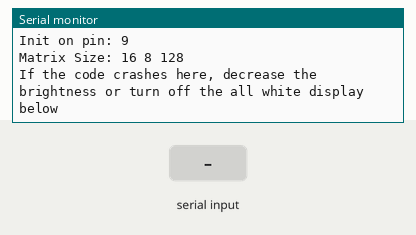
A sketch run on a simulated Arduino Mega 2560, built with avr-gcc and run on an emulated ATmega2560. Parts: the last lines printed to the serial monitor. Inputs (shaded band) come from the test bench.

Above: at 2.2 s.
2.3 s: "1" received over the second serial link
At 2.9 s:
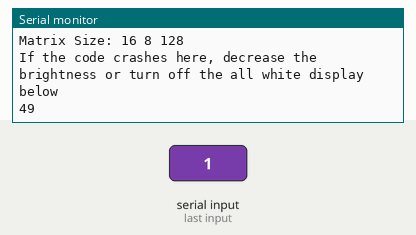
3.8 s: "0" received over the second serial link
At 5.0 s:
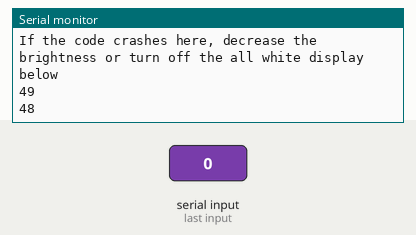
5.3 s: "2" received over the second serial link
At 6.5 s:
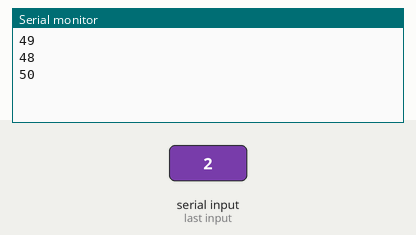

The sketch:

matrix_fastled_test_0.3.ino
```cpp
#include <Adafruit_GFX.h>
#include <FastLED_NeoMatrix.h>
#include <FastLED.h>
#include "colors.h" //цвета

//подключение массивов картинок
#include "SMILE.h"
#include "dvizh.h"
#include "SAD.h"
#include "angry.h"
#include "default.h"

#define PIN 9 //matrix connection pin
#define mw 16 // ширина
#define mh 8 // высота
#define NUMMATRIX (mw*mh) //количество светодиодов в матрице
// Max is 255, 32 is a conservative value to not overload
// a USB power supply (500mA) for 12x12 pixels.
#define BRIGHTNESS 16 //яркость
#define DISABLE_WHITE //для заполнения белым при старте - закомментировать//дла выключения - закомментировать
CRGB leds[NUMMATRIX];
// Define matrix width and height.
FastLED_NeoMatrix *matrix = new FastLED_NeoMatrix(leds, mw, mh,
    NEO_MATRIX_TOP     + NEO_MATRIX_RIGHT +
    NEO_MATRIX_ROWS + NEO_MATRIX_ZIGZAG);

void setup() {
  // Time for serial port to work?
  delay(1000);
  Serial.begin(9600);
  Serial.print("Init on pin: ");
  Serial.println(PIN);
  Serial.print("Matrix Size: ");
  Serial.print(mw);
  Serial.print(" ");
  Serial.print(mh);
  Serial.print(" ");
  Serial.println(NUMMATRIX);

  Serial1.begin(9600);

  FastLED.addLeds<NEOPIXEL, PIN>(leds, NUMMATRIX  ).setCorrection(TypicalLEDStrip);


  matrix->begin();
  matrix->setTextWrap(false);
  matrix->setBrightness(BRIGHTNESS);
  Serial.println("If the code crashes here, decrease the brightness or turn off the all white display below");
  // Test full bright of all LEDs. If brightness is too high
  // for your current limit (i.e. USB), decrease it.
  //#define DISABLE_WHITE
#ifndef DISABLE_WHITE
  matrix->fillScreen(LED_WHITE_HIGH);
  matrix->show();
  delay(100);
  matrix->clear();
#endif
}

int condition = 0;

void loop() {
  // clear the screen after X bitmaps have been displayed and we
  // loop back to the top left corner
  // 8x8 => 1, 16x8 => 2, 17x9 => 6
  static uint8_t pixmap_count = ((mw + 7) / 8) * ((mh + 7) / 8);

  int bmx = 0, bmy = 0;
  matrix->fillRect(bmx, bmy, bmx + 16, bmy + 8, LED_BLACK); //очистка матрицы
  //matrix->drawBitmap();
  /*!
    @brief   Draw a PROGMEM-resident 16-bit image (RGB 5/6/5) at the specified
    (x,y) position. For 16-bit display devices; no color reduction performed.
    @param    x   Top left corner x coordinate
    @param    y   Top left corner y coordinate
    @param    bitmap  byte array with 16-bit color bitmap
    @param    w   Width of bitmap in pixels
    @param    h   Height of bitmap in pixels
  */
  //drawRGBBitmap(x координата верхнего левого угла,y координата верхнего левого угла, bitmap byte массив 16бит цветной, ширина в пикселях, высота в пикселях)
  /*    matrix->drawRGBBitmap(0, 0, (const uint16_t *) smile, 16, 8);
      matrix->show();
      delay(3000);
      matrix->drawRGBBitmap(0, 0, (const uint16_t *) sad, 16, 8);
      matrix->show();
      delay(3000);
      matrix->drawRGBBitmap(0, 0, (const uint16_t *) angry, 16, 8);
      matrix->show();
      delay(3000);*/
  if (Serial1.available() > 0)
  {
      condition = Serial1.read();
      switch (condition)
      {
        case 1: matrix->drawRGBBitmap(0, 0, (const uint16_t *) default_bitmap, 16, 8); matrix->show(); break;
        case 3: matrix->drawRGBBitmap(0, 0, (const uint16_t *) sad, 16, 8); matrix->show(); break;
        case 5: matrix->drawRGBBitmap(0, 0, (const uint16_t *) angry, 16, 8); matrix->show(); break;
        case 7: matrix->clear();  matrix->show(); break;
        default: break;
      }
      Serial.println(condition);
  }
  /*matrix->drawRGBBitmap(0, 0, (const uint16_t *) sad, 16, 8);
    matrix->show();*/
  /* matrix->drawRGBBitmap(0, 0, (const uint16_t *) dvizh, 16, 8);
    matrix->show();
    delay(1000);*/

}
```

SAD.h
```cpp
// Generated by   : ImageConverter 565 Online
// Generated from : pixelart1.png
// Time generated : Sun, 10 Apr 22 15:52:09 +0200  (Server timezone: CET)
// Image Size     : 20x8 pixels
// Memory usage   : 320 bytes


#if defined(__AVR__)
    #include <avr/pgmspace.h>
#elif defined(__PIC32MX__)
    #define PROGMEM
#elif defined(__arm__)
    #define PROGMEM
#endif

const unsigned short sad[128] PROGMEM={

0x0000, 0x0000, 0x0000, 0x0000, 0x0000, 0x0000, 0x0000, 0x0000, 0x0000, 0x0000, 0x0000, 0x0000, 0x0000, 0x0000, 0x0000, 0x0000,
0x0000, 0x0000, 0x0000, 0x0000, 0000, 0x0000, 0x0000, 0x0000, 0x0000, 0x0000, 0x0000, 0x0000, 0x0000, 0x0000, 0x0000, 0x0000,
0x0000, 0x0000, 0x0000, 0x0000, 0x0000, 0x0000, 0x0000, 0x0000, 0x0000, 0x0000, 0x0000, 0x0000, 0x0000, 0x0000, 0x0000, 0x0000,
0x0000, 0x0000, 0x0000, 0x0000,0x0000, 0x0000,0xF020,0xF020, 0xF020,0xF020, 0x0000, 0x0000, 0x0000, 0x0000, 0x0000, 0x0000,
0x0000, 0x0000, 0x0000, 0x0000, 0x0000, 0xF020, 0xF020, 0xF020, 0xF020, 0xF020, 0xF020, 0x0000, 0x0000, 0x0000, 0x0000, 0x0000,
0x0000, 0x0000, 0x0000, 0x0000, 0xF020,  0xF020, 0x0000, 0x0000, 0x00000, 0x0000,0xF020, 0xF020, 0x0000, 0x0000, 0x0000, 0x0000,
0x0000, 0x0000, 0x0000, 0x0000, 0x0000, 0x0000, 0x0000, 0x0000, 0x0000, 0x0000, 0x0000, 0x0000, 0x0000, 0x0000, 0x0000, 0x0000,
0x0000, 0x0000, 0x0000, 0x0000, 0x0000, 0x0000, 0x0000, 0x0000, 0x0000, 0x0000, 0x0000, 0x0000, 0x0000, 0x0000, 0x0000, 0x0000,
};
```

SMILE.h
```cpp
/// Generated by   : ImageConverter 565 Online
// Generated from : newpixel.png
// Time generated : Sat, 09 Apr 22 20:13:56 +0200  (Server timezone: CET)
// Image Size     : 16x8 pixels
// Memory usage   : 256 bytes


#if defined(__AVR__)
    #include <avr/pgmspace.h>
#elif defined(__PIC32MX__)
  #define PROGMEM
#elif defined(__arm__)
    #define PROGMEM
#endif


const unsigned short smile[128] PROGMEM={

0x0000, 0x0000, 0x0000, 0x0000, 0x0000, 0x0000, 0x0000, 0x0000, 0x0000, 0x0000, 0x0000, 0x0000, 0x0000, 0x0000, 0x0000, 0x0000,
0x0000, 0x0000, 0x0000, 0x0000, 0000, 0x0000, 0x0000, 0x0000, 0x0000, 0x0000, 0x0000, 0x0000, 0x0000, 0x0000, 0x0000, 0x0000,
0x0000, 0x0000, 0x0000, 0x0000, 0x0000, 0x0000, 0x0000, 0x0000, 0x0000, 0x0000, 0x0000, 0x0000, 0x0000, 0x0000, 0x0000, 0x0000,
0x0000, 0x0000, 0x0000, 0x0000, 0xF020, 0xF020, 0xF020, 0xF020, 0xF020, 0xF020, 0xF020, 0xF020, 0x0000, 0x0000, 0x0000, 0x0000,
0x0000, 0x0000, 0x0000, 0x0000, 0x0000, 0xF020, 0xF020, 0xF020, 0xF020, 0xF020, 0xF020, 0x0000, 0x0000, 0x0000, 0x0000, 0x0000,
0x0000, 0x0000, 0x0000, 0x0000, 0x0000, 0x0000, 0xF020, 0xF020, 0xF020, 0xF020, 0x0000, 0x0000, 0x0000, 0x0000, 0x0000, 0x0000,
0x0000, 0x0000, 0x0000, 0x0000, 0x0000, 0x0000, 0x0000, 0x0000, 0x0000, 0x0000, 0x0000, 0x0000, 0x0000, 0x0000, 0x0000, 0x0000,
0x0000, 0x0000, 0x0000, 0x0000, 0x0000, 0x0000, 0x0000, 0x0000, 0x0000, 0x0000, 0x0000, 0x0000, 0x0000, 0x0000, 0x0000, 0x0000,
};
```

angry.h
```cpp
// Generated by   : ImageConverter 565 Online
// Generated from : pixelart1.png
// Time generated : Sun, 10 Apr 22 15:52:09 +0200  (Server timezone: CET)
// Image Size     : 20x8 pixels
// Memory usage   : 320 bytes


#if defined(__AVR__)
#include <avr/pgmspace.h>
#elif defined(__PIC32MX__)
#define PROGMEM
#elif defined(__arm__)
#define PROGMEMu
#endif
const unsigned short angry[128] PROGMEM = {

  0x0000, 0x0000, 0x0000, 0x0000, 0x0000, 0x0000, 0x0000, 0x0000, 0x0000, 0x0000, 0x0000, 0x0000, 0x0000, 0x0000, 0x0000, 0x0000,
  0x0000, 0x0000, 0x0000, 0x0000, 0x0000, 0x0000, 0x0000, 0x00000, 0x0000, 0x0000, 0x0000, 0x0000, 0x0000, 0x0000, 0x0000, 0x0000,
  0x0000, 0x0000, 0x0000, 0x0000, 0x0000, 0x0000, 0x0000, 0x0000, 0x0000, 0x0000, 0x0000, 0x0000, 0x0000, 0x0000, 0x0000, 0x0000,
  0x0000, 0x0000, 0x0000, 0x0000, 0x0000, 0xF020, 0x0000, 0xF020, 0x0000, 0xF020, 0x0000, 0x0000, 0x0000, 0x0000, 0x0000, 0x0000,
  0x0000, 0x0000, 0x0000, 0x0000, 0xF020, 0x0000, 0xF020, 0x0000, 0xF020, 0x0000, 0xF020, 0x0000, 0x0000, 0x0000, 0x0000, 0x0000,
  0x0000, 0x0000, 0x0000, 0x0000, 0x0000, 0x0000, 0x0000, 0x0000, 0x0000, 0x0000, 0x0000, 0x0000, 0x0000, 0x0000, 0x0000, 0x0000,
  0x0000, 0x0000, 0x0000, 0x0000, 0x0000, 0x0000, 0x0000, 0x0000, 0x0000, 0x0000, 0x0000, 0x0000, 0x0000, 0x0000, 0x0000, 0x0000,
  0x0000, 0x0000, 0x0000, 0x0000, 0x0000, 0x0000, 0x0000, 0x0000,  0x0000, 0x0000, 0x0000, 0x0000, 0x0000, 0x0000, 0x0000, 0x0000

};
```

colors.h
```cpp
// This could also be defined as matrix->color(255,0,0) but those defines
// are meant to work for adafruit_gfx backends that are lacking color()
#define LED_BLACK    0

#define LED_RED_VERYLOW   (3 <<  11)
#define LED_RED_LOW     (7 <<  11)
#define LED_RED_MEDIUM    (15 << 11)
#define LED_RED_HIGH    (31 << 11)

#define LED_GREEN_VERYLOW (1 <<  5)
#define LED_GREEN_LOW     (15 << 5)
#define LED_GREEN_MEDIUM  (31 << 5)
#define LED_GREEN_HIGH    (63 << 5)

#define LED_BLUE_VERYLOW  3
#define LED_BLUE_LOW    7
#define LED_BLUE_MEDIUM   15
#define LED_BLUE_HIGH     31

#define LED_ORANGE_VERYLOW  (LED_RED_VERYLOW + LED_GREEN_VERYLOW)
#define LED_ORANGE_LOW    (LED_RED_LOW     + LED_GREEN_LOW)
#define LED_ORANGE_MEDIUM (LED_RED_MEDIUM  + LED_GREEN_MEDIUM)
#define LED_ORANGE_HIGH   (LED_RED_HIGH    + LED_GREEN_HIGH)

#define LED_PURPLE_VERYLOW  (LED_RED_VERYLOW + LED_BLUE_VERYLOW)
#define LED_PURPLE_LOW    (LED_RED_LOW     + LED_BLUE_LOW)
#define LED_PURPLE_MEDIUM (LED_RED_MEDIUM  + LED_BLUE_MEDIUM)
#define LED_PURPLE_HIGH   (LED_RED_HIGH    + LED_BLUE_HIGH)

#define LED_CYAN_VERYLOW  (LED_GREEN_VERYLOW + LED_BLUE_VERYLOW)
#define LED_CYAN_LOW    (LED_GREEN_LOW     + LED_BLUE_LOW)
#define LED_CYAN_MEDIUM   (LED_GREEN_MEDIUM  + LED_BLUE_MEDIUM)
#define LED_CYAN_HIGH   (LED_GREEN_HIGH    + LED_BLUE_HIGH)

#define LED_WHITE_VERYLOW (LED_RED_VERYLOW + LED_GREEN_VERYLOW + LED_BLUE_VERYLOW)
#define LED_WHITE_LOW   (LED_RED_LOW     + LED_GREEN_LOW     + LED_BLUE_LOW)
#define LED_WHITE_MEDIUM  (LED_RED_MEDIUM  + LED_GREEN_MEDIUM  + LED_BLUE_MEDIUM)
#define LED_WHITE_HIGH    (LED_RED_HIGH    + LED_GREEN_HIGH    + LED_BLUE_HIGH)
```

default.h
```cpp
// Generated by   : ImageConverter 565 Online
// Generated from : pixelart1.png
// Time generated : Sun, 10 Apr 22 15:52:09 +0200  (Server timezone: CET)
// Image Size     : 20x8 pixels
// Memory usage   : 320 bytes


#if defined(__AVR__)
#include <avr/pgmspace.h>
#elif defined(__PIC32MX__)
#define PROGMEM
#elif defined(__arm__)
#define PROGMEM
#endif

const unsigned short default_bitmap[128] PROGMEM = {

  0x0000, 0x0000, 0x0000, 0x0000, 0x0000, 0x0000, 0x0000, 0x0000, 0x0000, 0x0000, 0x0000, 0x0000, 0x0000, 0x0000, 0x0000, 0x0000,

  0x0000, 0x0000, 0x0000, 0x0000, 0000, 0x0000, 0x0000, 0x0000, 0x0000, 0x0000, 0x0000, 0x0000, 0x0000, 0x0000, 0x0000, 0x0000,
  0x0000, 0x0000, 0x0000, 0x0000, 0x0000, 0x0000, 0x0000, 0x0000, 0x0000, 0x0000, 0x0000, 0x0000, 0x0000, 0x0000, 0x0000, 0x0000,
  0x0000, 0x0000, 0x0000, 0x0000, 0x0000, 0x0000, 0x0000, 0x00000, 0x0000, 0x0000, 0x0000, 0x0000, 0x0000, 0x0000, 0x0000, 0x0000,
  0x0000, 0x0000, 0x0000, 0x0000, 0x0000, 0xF020, 0xF020, 0xF020, 0xF020, 0xF020, 0xF020, 0x0000, 0x0000, 0x0000, 0x0000, 0x0000,
  0x0000, 0x0000, 0x0000, 0x0000, 0x0000, 0x0000, 0xF040, 0xF020, 0xF020, 0xF020, 0x0000, 0x0000, 0x0000, 0x0000, 0x0000, 0x0000,
  0x0000, 0x0000, 0x0000, 0x0000, 0x0000, 0x0000, 0x0000, 0x0000, 0x0000, 0x0000, 0x0000, 0x0000, 0x0000, 0x0000, 0x0000, 0x0000,
  0x0000, 0x0000, 0x0000, 0x0000, 0x0000, 0x0000, 0x0000, 0x0000, 0x0000, 0x0000, 0x0000, 0x0000, 0x0000, 0x0000, 0x0000, 0x0000,


};
```

dvizh.h
```cpp
// Generated by   : ImageConverter 565 Online
// Generated from : pixelart1.png
// Time generated : Sun, 10 Apr 22 15:52:09 +0200  (Server timezone: CET)
// Image Size     : 20x8 pixels
// Memory usage   : 320 bytes


#if defined(__AVR__)
#include <avr/pgmspace.h>
#elif defined(__PIC32MX__)
#define PROGMEM
#elif defined(__arm__)
#define PROGMEM
#endif

const unsigned short dvizh[128] PROGMEM = {

  0x0000, 0x0000, 0x0000, 0x0000, 0x0000, 0x0000, 0x0000, 0x0000, 0x0000, 0x0000, 0x0000, 0x0000, 0x0000, 0x0000, 0x0000, 0x0000,

  0x0000, 0x0000, 0x0000, 0x0000, 0000, 0x0000, 0x0000, 0x0000, 0x0000, 0x0000, 0x0000, 0x0000, 0x0000, 0x0000, 0x0000, 0x0000,
  0x0000, 0x0000, 0x0000, 0x0000, 0x0000, 0x0000, 0x0000, 0x0000, 0x0000, 0x0000, 0x0000, 0x0000, 0x0000, 0x0000, 0x0000, 0x0000,
  0x0000, 0x0000, 0x0000, 0x0000, 0x0000, 0x0000, 0x0000, 0x00000, 0x0000, 0x0000, 0x0000, 0x0000, 0x0000, 0x0000, 0x0000, 0x0000,
  0x0000, 0x0000, 0x0000, 0x0000, 0x0000, 0xF020, 0xF020, 0xF020, 0xF020, 0xF020, 0xF020, 0x0000, 0x0000, 0x0000, 0x0000, 0x0000,
  0x0000, 0x0000, 0x0000, 0x0000, 0x0000, 0x0000, 0xF040, 0x0000, 0x0000, 0xF020, 0x0000, 0x0000, 0x0000, 0x0000, 0x0000, 0x0000,
  0x0000, 0x0000, 0x0000, 0x0000, 0x0000, 0x0000, 0x0000, 0xF020, 0xF020, 0x0000, 0x0000, 0x0000, 0x0000, 0x0000, 0x0000, 0x0000,
  0x0000, 0x0000, 0x0000, 0x0000, 0x0000, 0x0000, 0x0000, 0x0000, 0x0000, 0x0000, 0x0000, 0x0000, 0x0000, 0x0000, 0x0000, 0x0000,


};
```

Measured:
- after the input at 2.3 s, the serial monitor: prints a new line after 0.09 s (image 1)
- after the input at 3.8 s, the serial monitor: prints a new line after 0.06 s (image 2)
- after the input at 5.3 s, the serial monitor: prints a new line at once (image 3)
